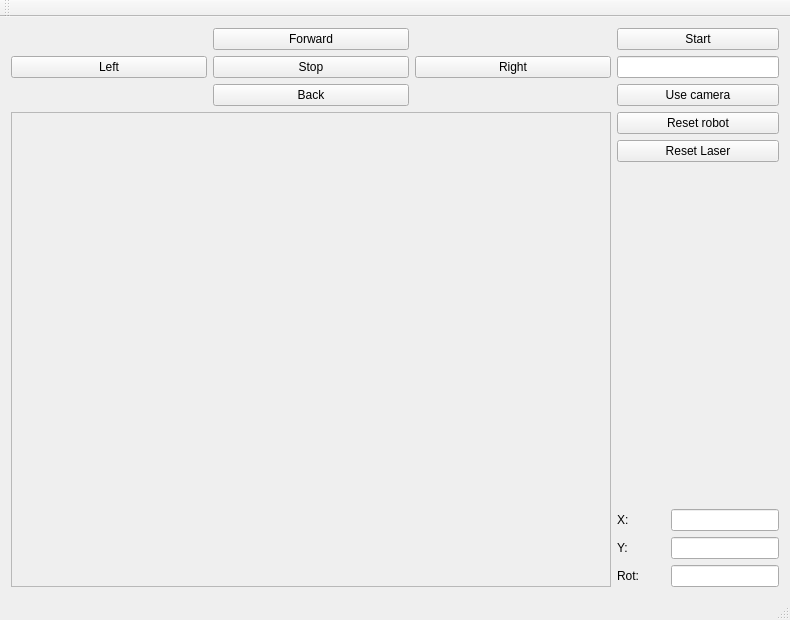
<?xml version="1.0" encoding="UTF-8"?>
<ui version="4.0">
 <class>MainWindow</class>
 <widget class="QMainWindow" name="MainWindow">
  <property name="geometry">
   <rect>
    <x>0</x>
    <y>0</y>
    <width>788</width>
    <height>620</height>
   </rect>
  </property>
  <property name="windowTitle">
   <string>MainWindow</string>
  </property>
  <widget class="QWidget" name="centralWidget">
   <layout class="QGridLayout" name="gridLayout">
    <item row="2" column="0">
     <widget class="QFrame" name="frame">
      <property name="sizePolicy">
       <sizepolicy hsizetype="MinimumExpanding" vsizetype="Expanding">
        <horstretch>0</horstretch>
        <verstretch>0</verstretch>
       </sizepolicy>
      </property>
      <property name="minimumSize">
       <size>
        <width>600</width>
        <height>450</height>
       </size>
      </property>
      <property name="frameShape">
       <enum>QFrame::StyledPanel</enum>
      </property>
      <property name="frameShadow">
       <enum>QFrame::Raised</enum>
      </property>
     </widget>
    </item>
    <item row="1" column="1">
     <layout class="QVBoxLayout" name="verticalLayout">
      <item>
       <widget class="QPushButton" name="pushButton_9">
        <property name="sizePolicy">
         <sizepolicy hsizetype="Fixed" vsizetype="Fixed">
          <horstretch>0</horstretch>
          <verstretch>0</verstretch>
         </sizepolicy>
        </property>
        <property name="minimumSize">
         <size>
          <width>162</width>
          <height>0</height>
         </size>
        </property>
        <property name="text">
         <string>Start</string>
        </property>
       </widget>
      </item>
      <item>
       <widget class="QLineEdit" name="lineEdit">
        <property name="sizePolicy">
         <sizepolicy hsizetype="Fixed" vsizetype="Fixed">
          <horstretch>0</horstretch>
          <verstretch>0</verstretch>
         </sizepolicy>
        </property>
        <property name="minimumSize">
         <size>
          <width>162</width>
          <height>0</height>
         </size>
        </property>
       </widget>
      </item>
      <item>
       <widget class="QPushButton" name="pushButton">
        <property name="sizePolicy">
         <sizepolicy hsizetype="Fixed" vsizetype="Fixed">
          <horstretch>0</horstretch>
          <verstretch>0</verstretch>
         </sizepolicy>
        </property>
        <property name="minimumSize">
         <size>
          <width>162</width>
          <height>0</height>
         </size>
        </property>
        <property name="text">
         <string>Use camera</string>
        </property>
       </widget>
      </item>
     </layout>
    </item>
    <item row="1" column="0">
     <layout class="QGridLayout" name="gridLayout_2">
      <item row="1" column="2">
       <widget class="QPushButton" name="pushButton_5">
        <property name="sizePolicy">
         <sizepolicy hsizetype="Expanding" vsizetype="Fixed">
          <horstretch>0</horstretch>
          <verstretch>0</verstretch>
         </sizepolicy>
        </property>
        <property name="text">
         <string>Right</string>
        </property>
       </widget>
      </item>
      <item row="0" column="1">
       <widget class="QPushButton" name="pushButton_2">
        <property name="sizePolicy">
         <sizepolicy hsizetype="Expanding" vsizetype="Fixed">
          <horstretch>0</horstretch>
          <verstretch>0</verstretch>
         </sizepolicy>
        </property>
        <property name="text">
         <string>Forward</string>
        </property>
       </widget>
      </item>
      <item row="1" column="0">
       <widget class="QPushButton" name="pushButton_6">
        <property name="sizePolicy">
         <sizepolicy hsizetype="Expanding" vsizetype="Fixed">
          <horstretch>0</horstretch>
          <verstretch>0</verstretch>
         </sizepolicy>
        </property>
        <property name="text">
         <string>Left</string>
        </property>
       </widget>
      </item>
      <item row="2" column="1">
       <widget class="QPushButton" name="pushButton_3">
        <property name="sizePolicy">
         <sizepolicy hsizetype="Expanding" vsizetype="Fixed">
          <horstretch>0</horstretch>
          <verstretch>0</verstretch>
         </sizepolicy>
        </property>
        <property name="text">
         <string>Back</string>
        </property>
       </widget>
      </item>
      <item row="1" column="1">
       <widget class="QPushButton" name="pushButton_4">
        <property name="sizePolicy">
         <sizepolicy hsizetype="Expanding" vsizetype="Fixed">
          <horstretch>0</horstretch>
          <verstretch>0</verstretch>
         </sizepolicy>
        </property>
        <property name="text">
         <string>Stop</string>
        </property>
       </widget>
      </item>
     </layout>
    </item>
    <item row="2" column="1">
     <layout class="QVBoxLayout" name="verticalLayout_2">
      <item>
       <widget class="QPushButton" name="pushButton_8">
        <property name="sizePolicy">
         <sizepolicy hsizetype="Fixed" vsizetype="Fixed">
          <horstretch>0</horstretch>
          <verstretch>0</verstretch>
         </sizepolicy>
        </property>
        <property name="minimumSize">
         <size>
          <width>162</width>
          <height>0</height>
         </size>
        </property>
        <property name="text">
         <string>Reset robot</string>
        </property>
       </widget>
      </item>
      <item>
       <widget class="QPushButton" name="pushButton_7">
        <property name="sizePolicy">
         <sizepolicy hsizetype="Fixed" vsizetype="Fixed">
          <horstretch>0</horstretch>
          <verstretch>0</verstretch>
         </sizepolicy>
        </property>
        <property name="minimumSize">
         <size>
          <width>162</width>
          <height>0</height>
         </size>
        </property>
        <property name="text">
         <string>Reset Laser</string>
        </property>
       </widget>
      </item>
      <item>
       <spacer name="verticalSpacer">
        <property name="orientation">
         <enum>Qt::Vertical</enum>
        </property>
        <property name="sizeHint" stdset="0">
         <size>
          <width>20</width>
          <height>40</height>
         </size>
        </property>
       </spacer>
      </item>
      <item>
       <layout class="QGridLayout" name="gridLayout_3">
        <item row="0" column="0">
         <widget class="QLabel" name="label">
          <property name="text">
           <string>X:</string>
          </property>
         </widget>
        </item>
        <item row="2" column="0">
         <widget class="QLabel" name="label_3">
          <property name="text">
           <string>Rot:</string>
          </property>
         </widget>
        </item>
        <item row="1" column="0">
         <widget class="QLabel" name="label_2">
          <property name="text">
           <string>Y:</string>
          </property>
         </widget>
        </item>
        <item row="0" column="1">
         <widget class="QLineEdit" name="lineEdit_2">
          <property name="sizePolicy">
           <sizepolicy hsizetype="Fixed" vsizetype="Fixed">
            <horstretch>0</horstretch>
            <verstretch>0</verstretch>
           </sizepolicy>
          </property>
          <property name="focusPolicy">
           <enum>Qt::NoFocus</enum>
          </property>
          <property name="readOnly">
           <bool>true</bool>
          </property>
         </widget>
        </item>
        <item row="1" column="1">
         <widget class="QLineEdit" name="lineEdit_3">
          <property name="sizePolicy">
           <sizepolicy hsizetype="Fixed" vsizetype="Fixed">
            <horstretch>0</horstretch>
            <verstretch>0</verstretch>
           </sizepolicy>
          </property>
          <property name="focusPolicy">
           <enum>Qt::NoFocus</enum>
          </property>
          <property name="readOnly">
           <bool>true</bool>
          </property>
         </widget>
        </item>
        <item row="2" column="1">
         <widget class="QLineEdit" name="lineEdit_4">
          <property name="sizePolicy">
           <sizepolicy hsizetype="Fixed" vsizetype="Fixed">
            <horstretch>0</horstretch>
            <verstretch>0</verstretch>
           </sizepolicy>
          </property>
          <property name="focusPolicy">
           <enum>Qt::NoFocus</enum>
          </property>
          <property name="readOnly">
           <bool>true</bool>
          </property>
         </widget>
        </item>
       </layout>
      </item>
     </layout>
    </item>
   </layout>
  </widget>
  <widget class="QMenuBar" name="menuBar">
   <property name="geometry">
    <rect>
     <x>0</x>
     <y>0</y>
     <width>788</width>
     <height>21</height>
    </rect>
   </property>
  </widget>
  <widget class="QToolBar" name="mainToolBar">
   <attribute name="toolBarArea">
    <enum>TopToolBarArea</enum>
   </attribute>
   <attribute name="toolBarBreak">
    <bool>false</bool>
   </attribute>
  </widget>
  <widget class="QStatusBar" name="statusBar"/>
 </widget>
 <layoutdefault spacing="6" margin="11"/>
 <resources/>
 <connections/>
</ui>
